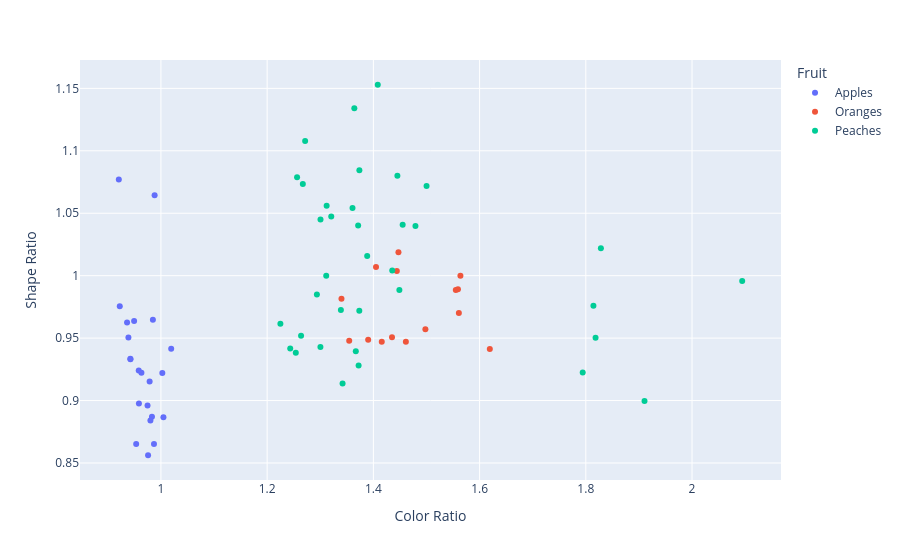

Notebook code for this chart:
### Code cell
from matplotlib.axis import XAxis
import numpy as np
import cv2 as cv
import plotly.express as px
import glob
from matplotlib.pyplot import scatter, xlabel, ylabel
from skimage import io

#Paths to the images
apple_path='Datasets/FRUITS/APPLES';
orange_path='Datasets/FRUITS/ORANGES';
peache_path='Datasets/FRUITS/PEACHES';

# Procurar todas as imagens .JPG dentro de cada pasta # glob.glob() devolve uma lista com os caminhos das imagens
#Get file names from directories
ap_imgs=glob.glob(apple_path+'/*.JPG'); ##serve o mesmo efeito que o list dir
or_imgs=glob.glob(orange_path+'/*.JPG');
pe_imgs=glob.glob(peache_path+'/*.JPG');

#Compute number of images with apples, oranges and peaches
n_ap=len(ap_imgs);
n_or=len(or_imgs);
n_pe=len(pe_imgs);
n_fr=n_ap+n_or+n_pe;
print(f"Existem {n_ap} maçãs")
print(f"Existem {n_or} laranjas")
print(f"Existem {n_pe} pêssegos")
print(f"Existem {n_fr} frutas no total")

#Empty feature vectors
cr=np.zeros(n_fr);#Color ratio
sr=np.zeros(n_fr);#Shape ratio
labels=[];

imgs=[ap_imgs,or_imgs,pe_imgs];
fnames=['Apples','Oranges','Peaches']
k=0;

for i in ap_imgs:
    image_total=io.imread(i)
    vermelho=image_total[150:200,150:200,0]
    verde=image_total[150:200,150:200,1]

    # Converter a imagem para grayscale # 
    # # A imagem deixa de ter 3 canais (RGB/BGR) # e passa a ter apenas um valor de intensidade # por pixel.
    Image_grey_scale=cv.cvtColor(image_total,cv.COLOR_BGR2GRAY)
    Image_equalized=cv.equalizeHist(Image_grey_scale)
    # Transformar a imagem grayscale numa imagem binária. #
    #  # Se o pixel tiver valor <= 100: # passa para 0 (preto) # 
    # # Se o pixel tiver valor > 100: # passa para 255 (branco) #
    #  # _ -> valor do threshold que não precisamos de guardar # Imagem_final -> imagem binária resultante
    _, Imagem_final=cv.threshold(Image_equalized,100,255,cv.THRESH_BINARY)#estamos a passar uma imagem grayscale (0 e 1)

    #Find the indexes of the contour, vê onde é que há mudanças de cor
    [row,col] = np.where(np.diff(Imagem_final[0:-5,0:-5])!=0);#so vai ficar com os primeiros pontos 

    #Compute the shape ratio
    sr[k]=(max(col)-min(col))/(max(row)-min(row));

    valor_medio_vermelho= np.mean(vermelho)
    valor_medio_verde=np.mean(verde)

    ratio_apples_colour=valor_medio_vermelho/valor_medio_verde
    cr[k]=ratio_apples_colour     
    labels.append('Apples')
    k=k+1

for i in or_imgs:
    image_total=io.imread(i)
    vermelho=image_total[150:200,150:200,0]
    verde=image_total[150:200,150:200,1]
    Image_grey_scale=cv.cvtColor(image_total,cv.COLOR_BGR2GRAY)
    Image_equalized=cv.equalizeHist(Image_grey_scale)
    _, Imagem_final=cv.threshold(Image_equalized,100,255,cv.THRESH_BINARY)#estamos a passar uma imagem grayscale (0 e 1)
    #Find the indexes of the contour
    [row,col] = np.where(np.diff(Imagem_final[0:-5,0:-5])!=0);#so vai ficar com os primeiros pontos 
    #Compute the shape ratio
    sr[k]=(max(col)-min(col))/(max(row)-min(row));
    valor_medio_vermelho= np.mean(vermelho)
    valor_medio_verde=np.mean(verde)
    ratio_oranges_colour=valor_medio_vermelho/valor_medio_verde
    cr[k]=ratio_oranges_colour
    labels.append('Oranges')
    k=k+1

for i in pe_imgs:
    image_total=io.imread(i)
    vermelho=image_total[150:200,150:200,0]
    verde=image_total[150:200,150:200,1]
    Image_grey_scale=cv.cvtColor(image_total,cv.COLOR_BGR2GRAY)
    Image_equalized=cv.equalizeHist(Image_grey_scale)
    _, Imagem_final=cv.threshold(Image_equalized,100,255,cv.THRESH_BINARY)#estamos a passar uma imagem grayscale (0 e 1)
    #Find the indexes of the contour
    [row,col] = np.where(np.diff(Imagem_final[0:-5,0:-5])!=0);#so vai ficar com os primeiros pontos 
    #Compute the shape ratio
    sr[k]=(max(col)-min(col))/(max(row)-min(row));
    valor_medio_vermelho= np.mean(vermelho)
    valor_medio_verde=np.mean(verde)
    ratio_peaches_colour=valor_medio_vermelho/valor_medio_verde
    cr[k]=ratio_peaches_colour
    labels.append('Peaches')
    k=k+1

px.scatter(x=cr,y=sr,color=labels,labels=dict(x="Color Ratio", y="Shape Ratio",color="Fruit"))

### Figure 1 — Plotly figure (JSON) as saved in the notebook; plotly's stock layout.template omitted (floating-point values rounded to 4 significant figures)
{"data": [{"hovertemplate": "Fruit=Apples<br>Color Ratio=%{x}<br>Shape Ratio=%{y}<extra></extra>", "legendgroup": "Apples", "marker": {"color": "#636efa", "symbol": "circle"}, "mode": "markers", "name": "Apples", "orientation": "v", "showlegend": true, "type": "scatter", "x": [1.005, 1.019, 0.9849, 0.9881, 0.9388, 0.9831, 0.9748, 1.003, 0.9586, 0.9363, 0.9802, 0.9869, 0.9758, 0.9426, 0.9225, 0.9207, 0.9425, 0.9534, 0.9495, 0.9582, 0.9787, 0.9633], "xaxis": "x", "y": [0.8867, 0.9416, 0.9647, 1.064, 0.9505, 0.887, 0.896, 0.922, 0.8977, 0.9626, 0.8841, 0.8651, 0.8562, 0.9331, 0.9755, 1.077, 0.9336, 0.8651, 0.9637, 0.9241, 0.9152, 0.9223], "yaxis": "y"}, {"hovertemplate": "Fruit=Oranges<br>Color Ratio=%{x}<br>Shape Ratio=%{y}<extra></extra>", "legendgroup": "Oranges", "marker": {"color": "#EF553B", "symbol": "circle"}, "mode": "markers", "name": "Oranges", "orientation": "v", "showlegend": true, "type": "scatter", "x": [1.444, 1.355, 1.435, 1.39, 1.619, 1.498, 1.461, 1.405, 1.555, 1.564, 1.416, 1.561, 1.34, 1.447, 1.559], "xaxis": "x", "y": [1.004, 0.9479, 0.9507, 0.9486, 0.9414, 0.9571, 0.9472, 1.007, 0.9886, 1, 0.947, 0.97, 0.9816, 1.019, 0.9891], "yaxis": "y"}, {"hovertemplate": "Fruit=Peaches<br>Color Ratio=%{x}<br>Shape Ratio=%{y}<extra></extra>", "legendgroup": "Peaches", "marker": {"color": "#00cc96", "symbol": "circle"}, "mode": "markers", "name": "Peaches", "orientation": "v", "showlegend": true, "type": "scatter", "x": [1.312, 1.408, 1.256, 1.264, 1.294, 1.321, 1.479, 1.449, 1.794, 1.445, 1.374, 1.3, 1.311, 1.3, 1.388, 1.371, 1.911, 1.372, 1.814, 1.455, 1.272, 1.225, 1.342, 2.094, 1.818, 1.828, 1.436, 1.5, 1.361, 1.254, 1.367, 1.374, 1.339, 1.267, 1.243, 1.364], "xaxis": "x", "y": [1.056, 1.153, 1.079, 0.9519, 0.9848, 1.047, 1.04, 0.9885, 0.9225, 1.08, 1.084, 1.045, 1, 0.943, 1.016, 1.04, 0.8996, 0.928, 0.976, 1.041, 1.108, 0.9615, 0.9137, 0.9958, 0.9502, 1.022, 1.004, 1.072, 1.054, 0.9382, 0.9394, 0.972, 0.9724, 1.073, 0.9416, 1.134], "yaxis": "y"}], "layout": {"legend": {"title": {"text": "Fruit"}, "tracegroupgap": 0}, "margin": {"t": 60}, "xaxis": {"anchor": "y", "domain": [0, 1], "title": {"text": "Color Ratio"}}, "yaxis": {"anchor": "x", "domain": [0, 1], "title": {"text": "Shape Ratio"}}}}
